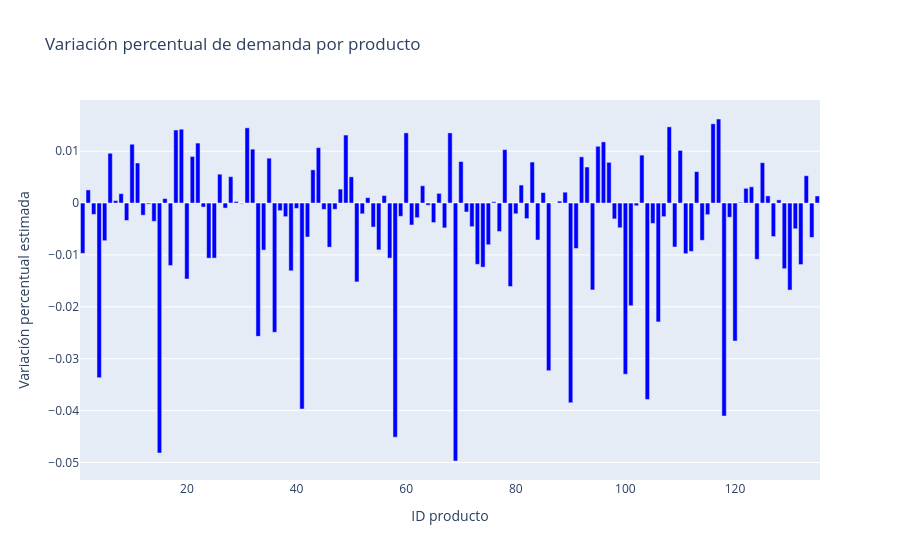

Notebook source saved alongside this figure:
### Code cell
fig = go.Figure()

# Gráfico de barras con error en y
fig.add_trace(
    go.Bar(
        x=results["id_producto"],
        y=results["percentual_anual_demand_variation"],
        marker=dict(color="blue"),
        name="Variación anual percentual de demanda",
        hovertext=results["cat-subcat"],
    )
)

fig.update_layout(
    title="Variación percentual de demanda por producto",
    xaxis_title="ID producto",
    yaxis_title="Variación percentual estimada",
    showlegend=False,
)

fig.show()

### Figure 1 — Plotly figure (JSON) as saved in the notebook; plotly's stock layout.template omitted (floating-point values rounded to 4 significant figures; data arrays with more than 128 entries replaced by an {"elided": "..."} marker saying what was removed)
{"data": [{"hovertext": {"elided": "135 str values"}, "marker": {"color": "blue"}, "name": "Variación anual percentual de demanda", "type": "bar", "x": {"elided": "135 int values"}, "y": {"elided": "135 float values"}}], "layout": {"showlegend": false, "title": {"text": "Variación percentual de demanda por producto"}, "xaxis": {"title": {"text": "ID producto"}}, "yaxis": {"title": {"text": "Variación percentual estimada"}}}}
